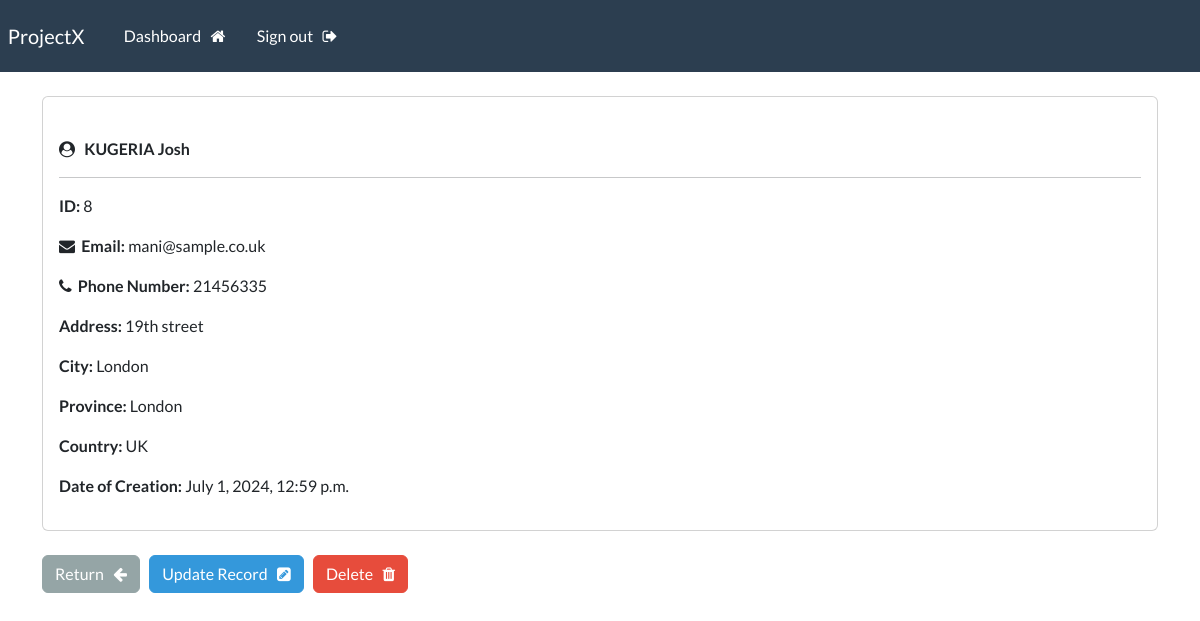
The page /record/8 (signed in) on the database its author committed.
### webapp/models.py (models this page shows, shortened)
class Record(models.Model):
    creation_date = models.DateTimeField(auto_now_add=True)
    first_name = models.CharField(max_length=30)
    last_name = models.CharField(max_length=30)
    email = models.CharField(max_length=75)
    phone = models.CharField(max_length=25)
    address = models.CharField(max_length=50)
    city = models.CharField(max_length=50)
    province = models.CharField(max_length=50)
    country = models.CharField(max_length=50)

### webapp/views.py (the view)
# urls.py: path('record/<int:pk>', views.singular_record, name="record"),
@login_required(login_url='my-login')
def singular_record(request, pk):
    all_records = Record.objects.get(id=pk)
    context = {'record':all_records}
    return render(request, 'webapp/view-record.html', context=context)

### webapp/templates/webapp/view-record.html (shortened to what this page needs)
{% extends "webapp/base.html" %}
{% block content %}
    <div class="card">
        <div class="card-body">
            <i class="fa fa-user-circle" aria-hidden="true"></i> &nbsp;
            <strong>
                {{record.last_name|upper}}
                {{record.first_name}}
            </strong>
            <hr>
            <p> <strong>ID: </strong>  {{record.id}} </p>
            <p> <strong><i class="fa fa-envelope" aria-hidden="true"></i>&nbsp; Email: </strong> {{record.email}} </p>
            <p> <strong><i class="fa fa-phone" aria-hidden="true"></i>&nbsp; Phone Number: </strong> {{record.phone}} </p>
            <p> <strong>Address: </strong> {{record.address}} </p>
            <p> <strong>City: </strong> {{record.city}} </p>
            <p> <strong>Province: </strong> {{record.province}} </p>
            <p> <strong>Country: </strong> {{record.country}} </p>
            <p> <strong>Date of Creation: </strong> {{record.creation_date}} </p>
        </div>
    </div>
    <br>
    <a href="{% url 'dashboard' %}" class="btn btn-secondary">Return &nbsp; <i class="fa fa-arrow-left" aria-hidden="true"></i></a>
    <a href="{% url 'update-record' record.id %}" class="btn btn-info">Update Record &nbsp; <i class="fa fa-pencil-square" aria-hidden="true"></i></a>
    <a href="{% url 'delete-record' record.id %}" class="btn btn-danger">Delete &nbsp; <i class="fa fa-trash" aria-hidden="true"></i></a>
{% endblock %}

### rows shown on the page
Record: last_name "KUGERIA", first_name "Josh", id "8", email "mani@sample.co.uk", phone "21456335", address "19th street", city "London", province "London", country "UK", creation_date "July 1, 2024, 12:59 p.m."
